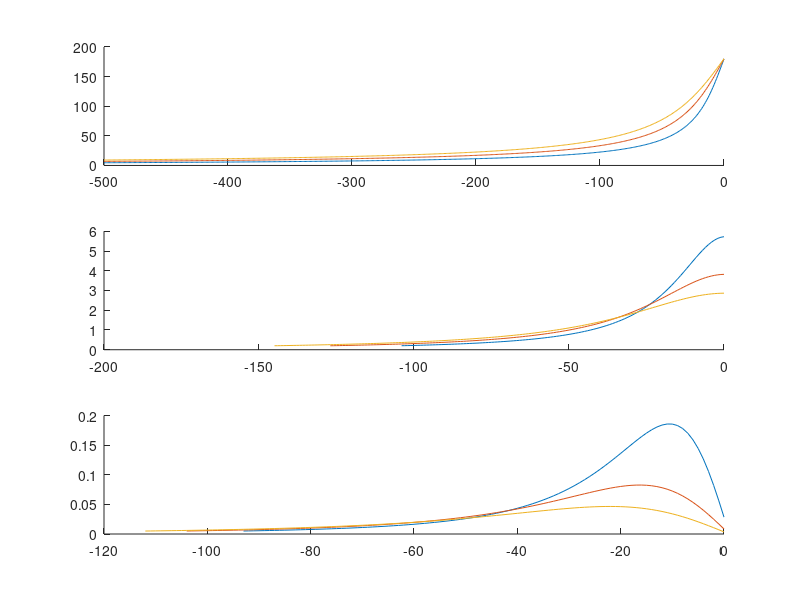

The MATLAB source for this figure:

figure
top_plot = subplot(3,1,1);      set(top_plot,'nextplot','add')
mid_plot = subplot(3,1,2);      set(mid_plot,'nextplot','add')
bot_plot = subplot(3,1,3);      set(bot_plot,'nextplot','add')

index = 1;
for iterZ = 20:10:40
    ttc = -atan(iterZ./(-500:1:0))*360/pi;         ttc(end) = 180;
    plot(top_plot,-500:1:0,ttc);
    
    ttc_diff= diff(ttc);
    cut_off = find(ttc_diff > .2,1,'first');
    plot(mid_plot,(-500+cut_off):1:0,ttc_diff(cut_off:end));
    
    ttc_diff = diff(diff(ttc));
    cut_off = find(ttc_diff > .005,1,'first');
    plot(bot_plot,(-499+cut_off):1:0,ttc_diff(cut_off:end));
    
end